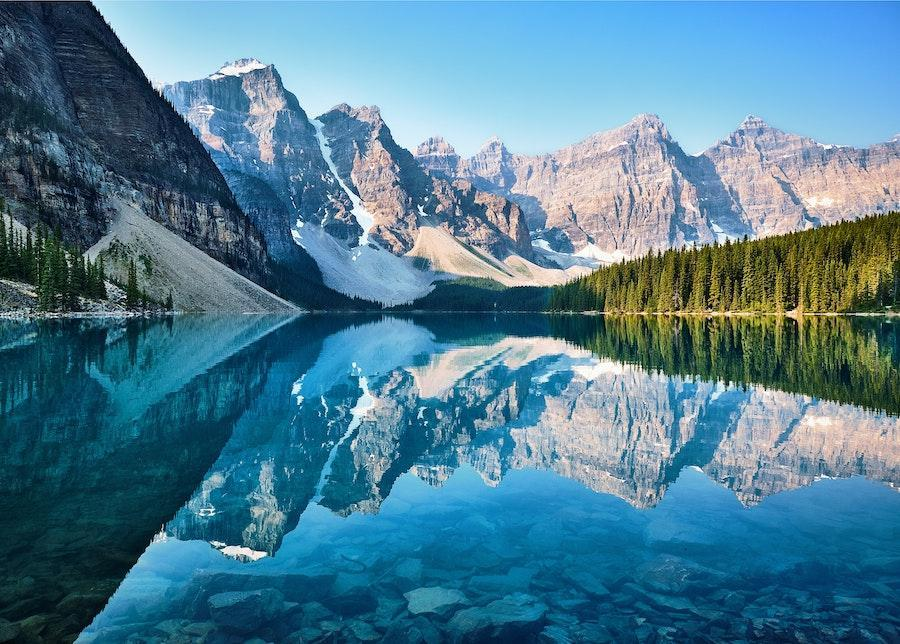
#> input picture GraphicsPractice/source/фото.jpg, 900 x 644 px
$ python lesson_10_2.py
#> lines starting #> are read from the running program, lines starting #| are printed output that depends on the picture
import os
from PIL import Image, ImageOps

if not os.path.exists("output"):
    os.makedirs("output")

# Предположим, что у нас есть исходная иконка стрелки "вправо"
# (Для демонстрации можно использовать любую картинку из source/photo.jpg или создать стрелку)
image_path = "source/фото.jpg"

try:
    with Image.open(image_path) as img:
#> img is the input picture: PIL image 900x644 RGB; mean R, G, B 78.9, 125.7, 147
        print(f"Исходный размер: {img.size}")
#| Исходный размер: (900, 644)

        # 1. Отражение по горизонтали (mirror)
        # Превращает стрелку "вправо" в стрелку "влево"
        mirrored_img = ImageOps.mirror(img)
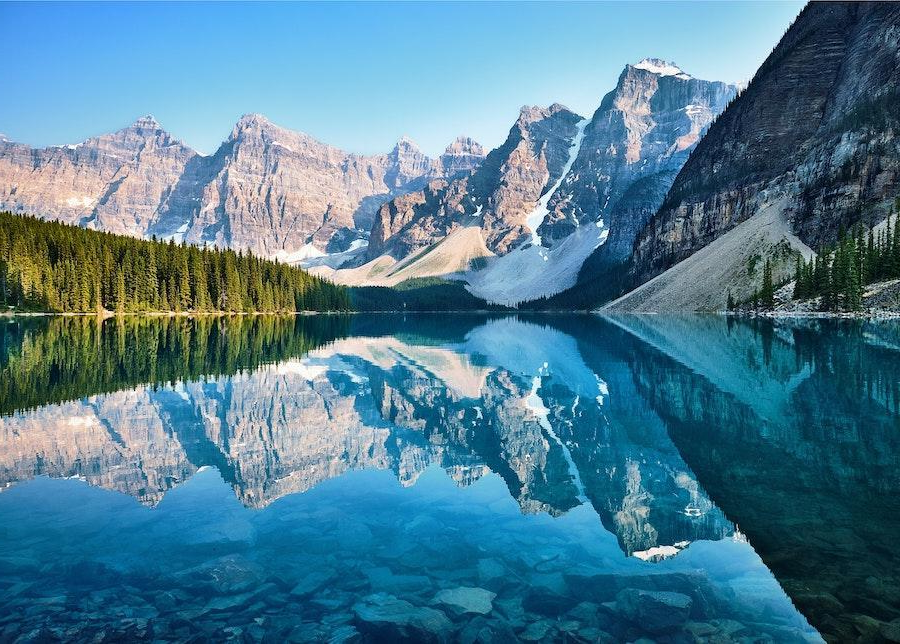
#> mirrored_img: PIL image 900x644 RGB; mean R, G, B 78.9, 125.7, 147
        mirrored_img.save("output/arrow_left.png")
        print("Сохранено зеркальное отражение по горизонтали (arrow_left.png)")

        # 2. Отражение по вертикали (flip)
        # Переворачивает изображение сверху вниз (например, для создания стрелки "вверх" или "вниз")
        flipped_img = ImageOps.flip(img)
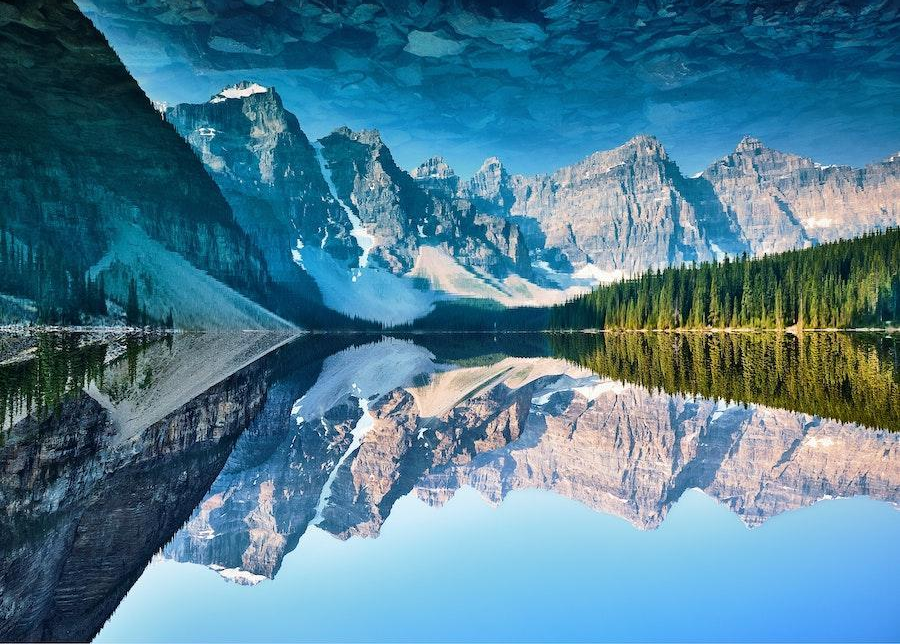
#> flipped_img: PIL image 900x644 RGB; mean R, G, B 78.9, 125.7, 147
        flipped_img.save("output/arrow_up.png")
        print("Сохранено отражение по вертикали (arrow_up.png)")

        print("\nЗадачи по отражению успешно выполнены!")

except FileNotFoundError:
    print(f"Ошибка: файл '{image_path}' не найден в папке source.")
